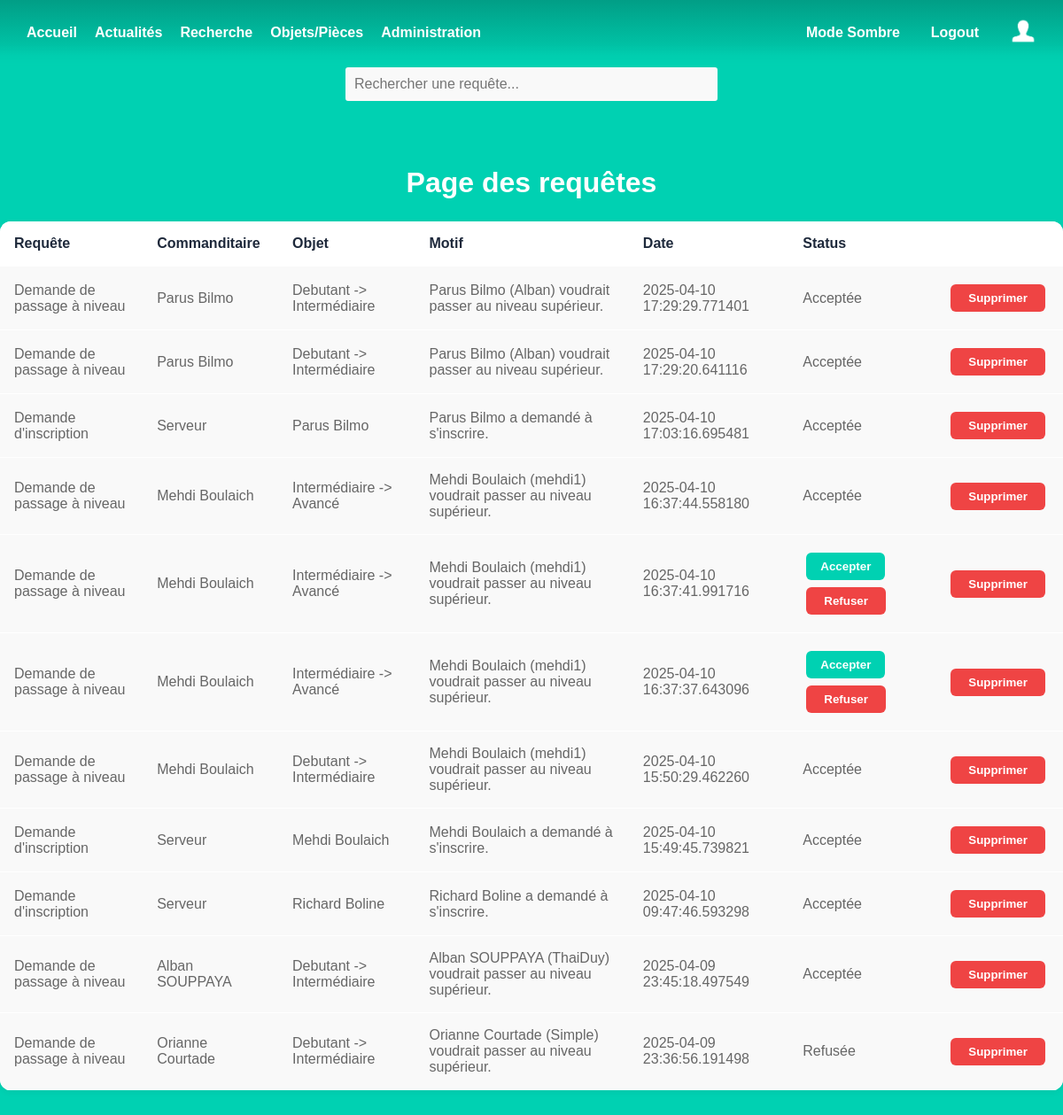
The app's page /request_admin (signed in), older data.
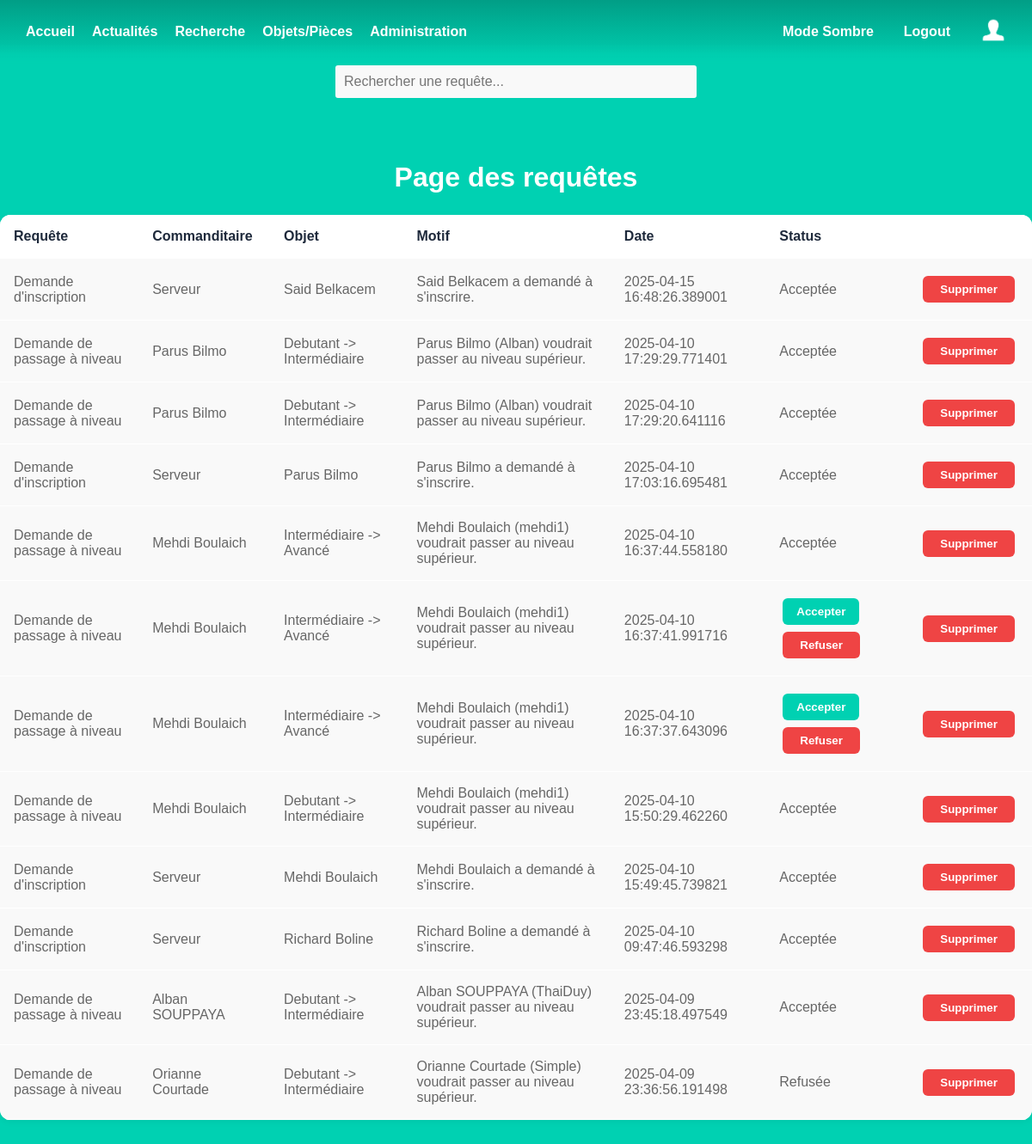
The same page, newer data.
### models.py (models this page shows)
class Request(db.Model):
    id = db.Column(db.Integer, primary_key=True)
    title = db.Column(db.String)
    description = db.Column(db.Text)
    status = db.Column(db.String)
    date = db.Column(db.DateTime)
    object_name = db.Column(db.String)
    object_type = db.Column(db.String)
    user_lastname = db.Column(db.String)
    user_firstname = db.Column(db.String)

### admin.py (the view)
@admin.route('/request_admin')
def request_admin_list():
    q = request.args.get('q', '')
    requests = Request.query.filter(
        or_(
            Request.title.ilike(f'%{q}%'),
            Request.object_name.ilike(f'%{q}%'),
            Request.description.ilike(f'%{q}%'),
            cast(Request.date, String).ilike(f'%{q}%')
        )
    ).order_by(desc(Request.date)).all()
    return render_template('admin_request.html', requests=requests)

### templates/admin_request.html (shortened to what this page needs)
{% extends 'base.html' %}
{% block content %}
<div class="search-container">
    <input type="text" id="searchInput2" class="search-input search-obj" placeholder="Rechercher une requête...">
</div>
<h1 class="title">
    Page  des requêtes
</h1>
<div class="resquest-container">
        <table>
            <tr>
                <th>Requête</th>
                <th>Commanditaire</th>
                <th>Objet</th>
                <th>Motif</th>
                <th>Date</th>
                <th>Status</th>
                <th></th>
            </tr>
        <tbody id="results2">
        {% for rqs in requests %}
        {% if rqs.title == "Demande de suppression d'objet" %}
            <tr>
                <td>{{rqs.title}}</td>
                <td>{{rqs.user_firstname}} {{rqs.user_lastname}}</td>
                <td>{{rqs.object_name}} ({{rqs.object_type}})</td>
                <td>{{rqs.description}}</td>
                <td>{{rqs.date}}</td>
                {% if rqs.status == "En attente" %}
                <td>
                    <form action="{{ url_for('admin.request_accept', request_id=rqs.id) }}" method="post">
                        <button type="submit" class="accept-btn">Accepter</button>
                    </form>
                    <form action="{{ url_for('admin.request_refuse', request_id=rqs.id) }}" method="post">
                        <button type="submit" class="refuse-btn">Refuser</button>
                    </form>
                </td>
                {% else %}
                    <td>{{rqs.status}}</td>
                {% endif %}
                <td>
                    <form action="{{ url_for('admin.delete_request', request_id=rqs.id) }}" method="post">
                        <button type="submit" class="refuse-btn">Supprimer</button>
                    </form>
                </td>
            </tr>
        {% elif rqs.title == "Demande d'inscription" %}
            <tr>
                <td>{{rqs.title}}</td>
                <td>Serveur</td>
                <td>{{rqs.user_firstname}} {{rqs.user_lastname}}</td>
                <td>{{rqs.description}}</td>
                <td>{{rqs.date}}</td>
                {% if rqs.status == "En attente" %}
                <td>
                    <form>
                        <button type="button" onclick="openRequestMotif('role')" class="accept-btn">Accepter</button>
                    </form>
                    <form action="{{ url_for('admin.request_refuse', request_id=rqs.id) }}" method="post">
                        <button type="submit" class="refuse-btn">Refuser</button>
                    </form>
                </td>
                {% else %}
                    <td>{{rqs.status}}</td>
                {% endif %}
                <td>
                    <form action="{{ url_for('admin.delete_request', request_id=rqs.id) }}" method="post">
                        <button type="submit" class="refuse-btn">Supprimer</button>
                    </form>
                </td>
            </tr>
        {% elif rqs.title == "Demande de passage à niveau" %}
            <tr>
                <td>{{rqs.title}}</td>
                <td>{{rqs.user_firstname}} {{rqs.user_lastname}}</td>
                <td>{{rqs.object_name}}</td>
                <td>{{rqs.description}}</td>
                <td>{{rqs.date}}</td>
                {% if rqs.status == "En attente" %}
                <td>
                    <form action="{{ url_for('admin.request_accept', request_id=rqs.id) }}" method="post">
                        <button type="submit" class="accept-btn">Accepter</button>
                    </form>
                    <form action="{{ url_for('admin.request_refuse', request_id=rqs.id) }}" method="post">
                        <button type="submit" class="refuse-btn">Refuser</button>
                    </form>
                </td>
                {% else %}
                    <td>{{rqs.status}}</td>
                {% endif %}
                <td>
                    <form action="{{ url_for('admin.delete_request', request_id=rqs.id) }}" method="post">
                        <button type="submit" class="refuse-btn">Supprimer</button>
                    </form>
                </td>
            </tr>
        {% endif %}
        {% endfor %}
        </tbody>
        </table>
</div>
{% endblock %}

### templates/base.html (shortened to what this page needs)
<!DOCTYPE html>
<html lang="fr">
<head>
    <link rel="stylesheet" href="{{ url_for('static', filename='styles/base2.css') }}" />
</head>
<body>
    <section class="hero is-primary is-fullheight">
        <div class="hero-head">
            <nav class="navbar">
                <div class="container">
                    <div class="navbar-start">
                        <a href="{{ url_for('main.index') }}" class="navbar-item">Accueil</a>
                        <a href="{{ url_for('main.actualite') }}" class="navbar-item">Actualités</a>
                        {% if current_user.is_authenticated %}
                            <a href="{{ url_for('main.search') }}" class="navbar-item">Recherche</a>
                            <a href="{{ url_for('manage_object.list_objects') }}" class="navbar-item">Objets/Pièces</a>
                            {% if current_user.level == "Expert" %}
                                <a href="{{ url_for('main.admin') }}" class="navbar-item">Administration</a>
                            {%endif%}
                        {% endif %}
                    </div>
                    <div class="navbar-end">
                        <a id="toggle-dark-mode" class="themeToggle navbar-item" onclick="toggleColorMode()" >Mode Sombre</a>
                        {% if current_user.is_authenticated %}
                        <a href="{{ url_for('auth.logout') }}" class="navbar-item">Logout</a>
                            <a href="{{ url_for('main.profile') }}" class="navbar-item">
                                {% if current_user.image %}
                                    <img class="pp" width="30" height="30">
                                {% else %}
                                    <img src="{{ url_for('static', filename='profile-icon-white-6-1.png') }}" alt="Profil"  width="30" height="30">
                                {% endif %}
                            </a>
                        {% else %}
                            <a href="{{ url_for('auth.login') }}" class="navbar-item">Login</a>
                            <a href="{{ url_for('auth.signup') }}" class="navbar-item">Sign Up</a>
                        {% endif %}
                    </div>
                </div>
            </nav>
        </div>
        <div class="hero-body">
                {% block content %}
                {% endblock %}
        </div>
    </section>
</body>
</html>

### static/styles/base2.css (style rules this page uses)
html, body { height: 100%; margin: 0; padding: 0; font-family: 'Arial', sans-serif; background-color: var(--clair); color: rgb(0, 0, 0); text-align: center; }
:root { --clair: #00d1b2; --moyen: #14c2a8; --fonce: #019e86; --tresfonce: #00a88b; --ecriture: white; --box: white; --titrebox: black; --border: #ddd; --writeinput: #aaa; --itembox: #f9f9f9; --titreitem: #333; --pitem: #666; --ecritureform: black; --titrerequete: #1e293b; --progress : #0fd812; }
.navbar { display: flex; justify-content: space-between; align-items: center; background: linear-gradient(to bottom, var(--fonce), var(--clair)); padding: 10px 20px; color: var(--ecriture); -webkit-mask-image: linear-gradient(to bottom, rgba(0, 0, 0, 1) 70%, rgba(0, 0, 0, 0)); mask-image: linear-gradient(to bottom, rgba(0, 0, 0, 1) 70%, rgba(0, 0, 0, 0)); height: 10%; }
.navbar .container { display: flex; width: 100%; justify-content: space-between; align-items: center; margin-top: 0px; }
.navbar-start { display: flex; align-items: center; }
.navbar-end { display: flex; align-items: center; gap: 15px; }
.navbar-item { color: var(--ecriture) !important; font-weight: bold; text-decoration: none; padding: 10px; }
.hero-body { display: flex; flex-direction: column; justify-content: center; align-items: center; height: calc(100vh - 56px); width: 100%; box-sizing: border-box; height: 90%; }
.title { color: var(--ecriture); padding-top: 25px; font-size: 2rem; font-weight: 600; line-height: 1.125 }
.search-container { display: flex; justify-content: center; margin-bottom: 20px; width: 90%; }
.search-input { width: 400px; max-width: 100%; padding: 10px; border: 2px solid var(--clair); border-radius: 5px; font-size: 16px; background-color: var(--itembox); }
.resquest-container table { table-layout: auto; width: 100%; border-collapse: collapse; margin: 0 auto; max-width: 1250px; background-color: var(--box); border-radius: 12px; overflow: hidden; box-shadow: 0 2px 8px rgba(0, 0, 0, 0.05); margin-bottom: 30px; }
.resquest-container th, td { text-align: left; padding: 1rem; border-bottom: 1px solid var(--box); }
.resquest-container th { background-color: var(--box); color: var(--titrerequete); font-weight: 600; }
.resquest-container td { background-color: var(--itembox); color: var(--pitem); }
.resquest-container form { display: inline-block; margin: 0.25rem; }
.resquest-container form button { padding: 0.5rem 1rem; border: none; border-radius: 6px; font-weight: 600; cursor: pointer; transition: all 0.2s ease-in-out; }
.resquest-container .accept-btn:first-child { background-color: var(--clair); color: var(--ecriture); }
.resquest-container .refuse-btn[type="submit"]:last-child { background-color: #ef4444; color: var(--ecriture); padding-left: 20px; padding-right: 20px; }

Row changes from the older to the newer data that the page shows:
added Request: title "Demande d'inscription", user_firstname "Said", user_lastname "Belkacem", description "Said Belkacem a demandé à s'inscrire.", date "2025-04-15 16:48:26.389001", status "Acceptée"
